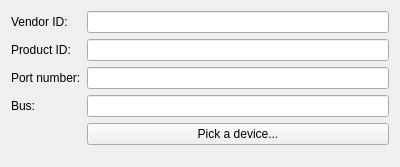
<?xml version="1.0" encoding="UTF-8"?>
<ui version="4.0">
 <class>Form</class>
 <widget class="QWidget" name="Form">
  <property name="geometry">
   <rect>
    <x>0</x>
    <y>0</y>
    <width>400</width>
    <height>167</height>
   </rect>
  </property>
  <property name="sizePolicy">
   <sizepolicy hsizetype="Minimum" vsizetype="Fixed">
    <horstretch>0</horstretch>
    <verstretch>0</verstretch>
   </sizepolicy>
  </property>
  <property name="windowTitle">
   <string>Form</string>
  </property>
  <layout class="QFormLayout" name="formLayout_2">
   <item row="0" column="1">
    <widget class="QLineEdit" name="id_vendor"/>
   </item>
   <item row="0" column="0">
    <widget class="QLabel" name="label">
     <property name="text">
      <string>Vendor ID:</string>
     </property>
    </widget>
   </item>
   <item row="1" column="1">
    <widget class="QLineEdit" name="id_product"/>
   </item>
   <item row="2" column="1">
    <widget class="QLineEdit" name="port_number"/>
   </item>
   <item row="3" column="1">
    <widget class="QLineEdit" name="bus"/>
   </item>
   <item row="1" column="0">
    <widget class="QLabel" name="label_2">
     <property name="text">
      <string>Product ID:</string>
     </property>
    </widget>
   </item>
   <item row="2" column="0">
    <widget class="QLabel" name="label_3">
     <property name="text">
      <string>Port number:</string>
     </property>
    </widget>
   </item>
   <item row="3" column="0">
    <widget class="QLabel" name="label_4">
     <property name="text">
      <string>Bus:</string>
     </property>
    </widget>
   </item>
   <item row="4" column="1">
    <widget class="QPushButton" name="pickDeviceButton">
     <property name="enabled">
      <bool>true</bool>
     </property>
     <property name="text">
      <string>Pick a device...</string>
     </property>
     <property name="checkable">
      <bool>false</bool>
     </property>
    </widget>
   </item>
  </layout>
 </widget>
 <resources/>
 <connections/>
</ui>
